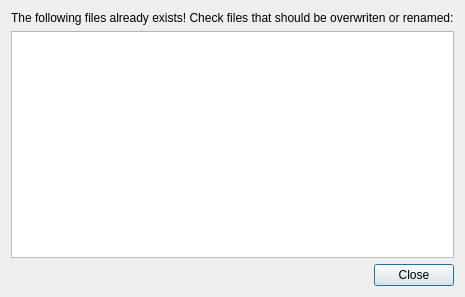
<ui version="4.0" >
 <class>OverwriteFilesDialog</class>
 <widget class="QDialog" name="OverwriteFilesDialog" >
  <property name="geometry" >
   <rect>
    <x>0</x>
    <y>0</y>
    <width>433</width>
    <height>297</height>
   </rect>
  </property>
  <property name="windowTitle" >
   <string>Dialog</string>
  </property>
  <layout class="QVBoxLayout" >
   <item>
    <widget class="QLabel" name="label" >
     <property name="text" >
      <string>The following files already exists! Check files that should be overwriten or renamed:</string>
     </property>
    </widget>
   </item>
   <item>
    <widget class="QListWidget" name="m_fileList" >
     <property name="showDropIndicator" stdset="0" >
      <bool>false</bool>
     </property>
     <property name="alternatingRowColors" >
      <bool>true</bool>
     </property>
     <property name="selectionMode" >
      <enum>QAbstractItemView::ExtendedSelection</enum>
     </property>
     <property name="spacing" >
      <number>1</number>
     </property>
     <property name="selectionRectVisible" >
      <bool>true</bool>
     </property>
    </widget>
   </item>
   <item>
    <widget class="QDialogButtonBox" name="m_buttonBox" >
     <property name="sizePolicy" >
      <sizepolicy vsizetype="Fixed" hsizetype="Expanding" >
       <horstretch>0</horstretch>
       <verstretch>0</verstretch>
      </sizepolicy>
     </property>
     <property name="orientation" >
      <enum>Qt::Horizontal</enum>
     </property>
     <property name="standardButtons" >
      <set>QDialogButtonBox::Close</set>
     </property>
    </widget>
   </item>
  </layout>
 </widget>
 <resources/>
 <connections>
  <connection>
   <sender>m_buttonBox</sender>
   <signal>rejected()</signal>
   <receiver>OverwriteFilesDialog</receiver>
   <slot>reject()</slot>
   <hints>
    <hint type="sourcelabel" >
     <x>199</x>
     <y>278</y>
    </hint>
    <hint type="destinationlabel" >
     <x>199</x>
     <y>149</y>
    </hint>
   </hints>
  </connection>
  <connection>
   <sender>m_buttonBox</sender>
   <signal>accepted()</signal>
   <receiver>OverwriteFilesDialog</receiver>
   <slot>accept()</slot>
   <hints>
    <hint type="sourcelabel" >
     <x>199</x>
     <y>278</y>
    </hint>
    <hint type="destinationlabel" >
     <x>199</x>
     <y>149</y>
    </hint>
   </hints>
  </connection>
 </connections>
</ui>
